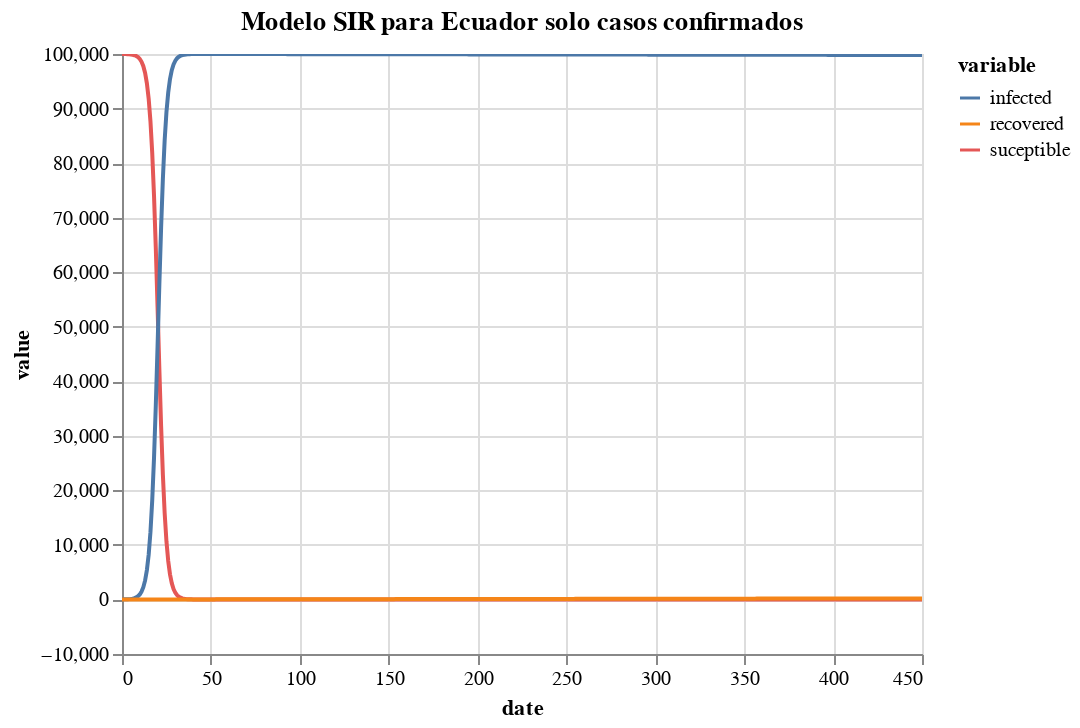

The notebook cell this image was saved under:
### Code cell
alt.Chart(df_c.melt('date')).mark_line().encode(
    x='date',
    y=alt.Y('value'),
    color='variable'
).properties(
    title='Modelo SIR para Ecuador solo casos confirmados'
).interactive()

### Figure 1 — Vega-Lite specification as saved in the notebook (floating-point values rounded to 4 significant figures; data arrays with more than 128 entries replaced by an {"elided": "..."} marker saying what was removed)
{"config": {"view": {"continuousWidth": 400, "continuousHeight": 300}}, "data": {"name": "data-06d8cad8ff454b59b0e14da06268620d"}, "mark": "line", "encoding": {"color": {"type": "nominal", "field": "variable"}, "x": {"type": "quantitative", "field": "date"}, "y": {"type": "quantitative", "field": "value"}}, "selection": {"selector002": {"type": "interval", "bind": "scales", "encodings": ["x", "y"]}}, "title": "Modelo SIR para Ecuador solo casos confirmados", "$schema": "https://vega.github.io/schema/vega-lite/v4.8.1.json", "datasets": {"data-06d8cad8ff454b59b0e14da06268620d": {"elided": "1353 records"}}}
